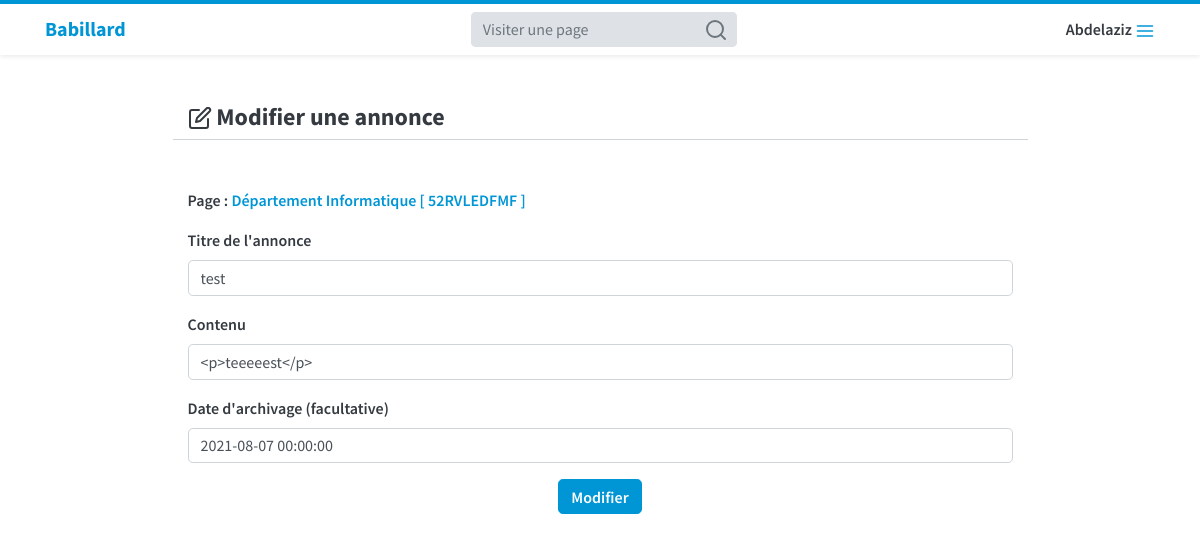
Page /annonce/6/update/ (signed in) on the committed database.
### pages/models.py (models this page shows, shortened)
class Annonce(models.Model):
	title = models.CharField(max_length=255, verbose_name="Titre de l'annonce")
	content = models.TextField(verbose_name="Contenu")
	page = models.ForeignKey(Page, on_delete=models.CASCADE)
	date_posted = models.DateTimeField(auto_now_add=True)
	date_archive = models.DateTimeField(blank = True , null = True , verbose_name = "Date d'archivage (facultative)")
	archive = models.BooleanField(default = False)

class Page(models.Model):
	name = models.CharField(max_length=150, verbose_name='Nom de la page')
	user = models.ForeignKey(User, on_delete=models.CASCADE)
	organisme = models.CharField(max_length=150, verbose_name="Nom de l'organisme (facultatif)", blank=True)
	code = models.CharField(max_length=10, default='0000000000')
	private = models.BooleanField(default=False, verbose_name="Page privé", help_text="Seuls les utilisateurs autorisés peuvent visiter la page et voir ses annonces")
	members = models.ManyToManyField(User, related_name='members', blank=True)
	abonn = models.ManyToManyField(User, related_name='abonn', blank=True)
	login_req = models.BooleanField(default=False, verbose_name="Authentification requise", help_text="Cochez cette case si les utilisateurs annonymes ne sont pas autorisés à visiter la page et voir ses annonces")

### pages/views.py (the view)
# urls.py: path('annonce/<int:ann_id>/update/', pages_views.update_annonce, name='update-annonce'),
@login_required
def update_annonce(request, ann_id):
	ann = Annonce.objects.get(id=ann_id)
	if ann.page.user != request.user:
		raise PermissionDenied
	if request.method == 'POST':
		form = AnnonceForm(request.POST)
		if form.is_valid():
			title = request.POST.get('title')
			ann.title = title
			content = request.POST.get('content')
			ann.content = content
			date_archive = request.POST.get('date_archive')
			ann.date_archive = date_archive
			ann.save()
			messages.success(request, f"Vous avez modifier l'annonce <strong>{ann.title}</strong>")
			return redirect(reverse('annonce', kwargs={'ann_id': ann_id}))
	else:
		form = AnnonceForm(instance=ann)
	return render(request, 'update_annonce.html', {'form': form, 'ann': ann})

### users/forms.py
class UpdateForm(forms.ModelForm):
	class Meta:
		model = User
		fields = ['username', 'first_name', 'last_name', 'email']

### pages/forms.py
class AnnonceForm(forms.ModelForm):
	class Meta:
		model = Annonce
		fields = ['title', 'content', 'date_archive']
		widgets = {
            'content': SummernoteWidget()
        }

### users/views.py (called while the page is built)
def update_form(request):
	if request.user.is_authenticated:
		instance = request.user
		up_form = UpdateForm(instance = instance)
	else:
		up_form = UpdateForm()
	return {'up_form': up_form}

### templates/update_annonce.html (shortened to what this page needs)
{% extends 'home.html' %}
{% load crispy_forms_tags %}
{% block main %}
	    <div class="row justify-content-center mt-5">
	      <div class="col-md-9 border-bottom">
	        <h4><strong> Modifier une annonce</strong></h4>
	      </div>
	    </div>
	    <div class="row justify-content-center py-5 mb-5">
	    <div class="col-md-9">
	      <form method="POST">
	      	<p style="font-weight: 600;">Page : <a href="">{{ann.page.name}} [ {{ann.page.code}} ]</a></p>
	      	{{ form|crispy }}
	      	<div class="text-center">
	      	<button class="btn btn-primary" type="submit">Modifier</button>
	      	</div>
	      </form>
	    </div>
		</div>
{% endblock main %}

### templates/home.html (shortened to what this page needs)
{% extends 'base.html' %}
{% load static %}
{% load crispy_forms_tags %}
{% block content %}
    <nav class="navbar navbar-light bg-white navbar-border sticky-top shadow-sm">
    <div class="container">
      <a class="navbar-brand text-primary" href="{% url 'home' %}"><strong>Babillard</strong></a>
      <form method="GET" action="{% url 'search' %}" class="order-2 order-md-1 mt-2 mt-md-0">
        <div class="input-group bg-secondary rounded">
          <input class="form-control border-0 bg-secondary" placeholder="Visiter une page" name="search" type="search" required>
          <span class="input-group-append">
            <button class="btn btn-secondary rounded-right py-0 px-2" type="submit">
              <svg xmlns="http://www.w3.org/2000/svg" width="24" height="24" viewBox="0 0 24 24" fill="none" stroke="currentColor" stroke-width="2" stroke-linecap="round" stroke-linejoin="round" class="text-muted"><circle cx="11" cy="11" r="8"></circle><line x1="21" y1="21" x2="16.65" y2="16.65"></line></svg>
            </button>
          </span>
        </div>
      </form>
      {% if user.is_authenticated %}
      	<div class="dropleft order-1 order-md-2">
      	  <a class="text-dark" type="button" id="dropdownMenuButton" data-toggle="dropdown" aria-haspopup="true" aria-expanded="false">
      	  	<span class="font-weight-bold">{{user.first_name}}</span>
      	  </a>
      	</div>
      {% else %}
      <a href="{% url 'login' %}" class="btn btn-primary rounded-pill order-1 order-md-2">Connexion</a>
      {% endif %}
    </div>
    </nav>
    <div class="container">
      {% block main %}{% endblock main %}
    </div>
{% endblock content %}

### templates/base.html (style rules this page uses)
.navbar-border { border-top: 4px solid #0096D6; }
label { font-weight: 600; }

### rows in the picture
Annonce: page.name "Département Informatique", page.code "52RVLEDFMF", title "test", content "<p>teeeeest</p>", date_archive "2021-08-07 00:00:00"

### other values in the picture
{{ user.first_name }} "Abdelaziz"
